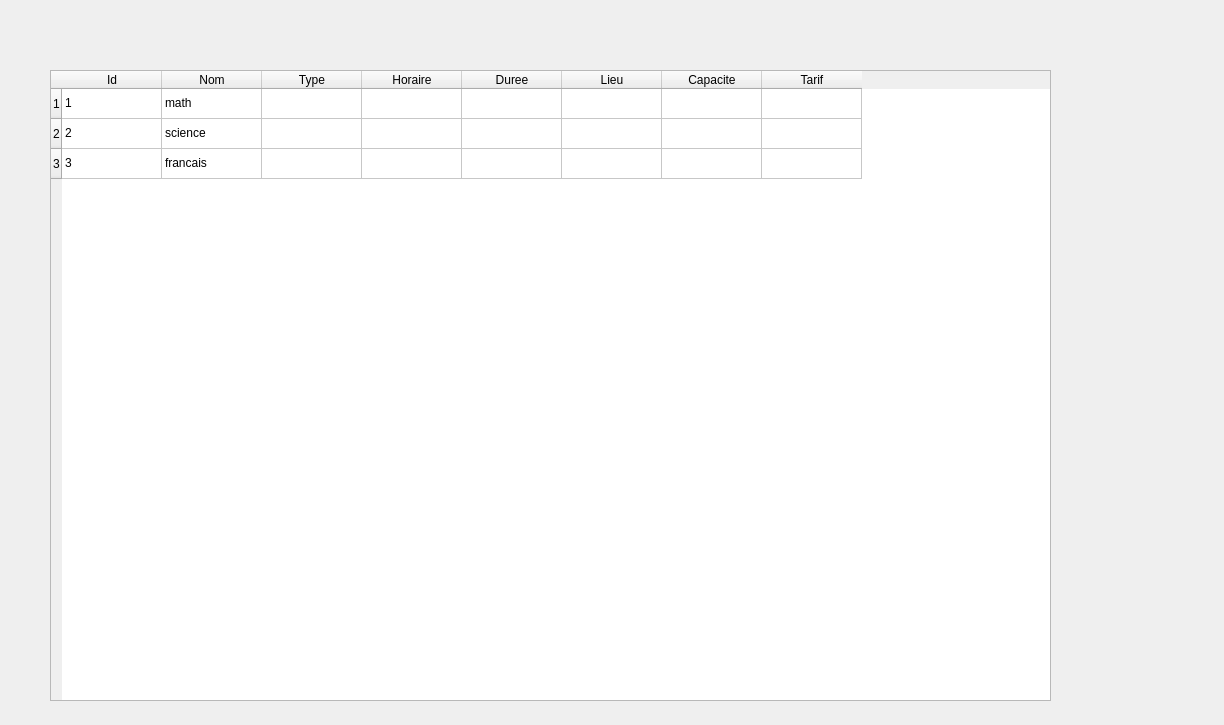
<?xml version="1.0" encoding="UTF-8"?>
<ui version="4.0">
 <class>Dialog</class>
 <widget class="QDialog" name="Dialog">
  <property name="geometry">
   <rect>
    <x>0</x>
    <y>0</y>
    <width>1224</width>
    <height>725</height>
   </rect>
  </property>
  <property name="windowTitle">
   <string>Dialog</string>
  </property>
  <widget class="QTableWidget" name="tableWidget">
   <property name="geometry">
    <rect>
     <x>50</x>
     <y>70</y>
     <width>1001</width>
     <height>631</height>
    </rect>
   </property>
   <property name="rowCount">
    <number>3</number>
   </property>
   <property name="columnCount">
    <number>8</number>
   </property>
   <row/>
   <row/>
   <row/>
   <column>
    <property name="text">
     <string>Id</string>
    </property>
   </column>
   <column>
    <property name="text">
     <string>Nom</string>
    </property>
   </column>
   <column>
    <property name="text">
     <string>Type</string>
    </property>
   </column>
   <column>
    <property name="text">
     <string>Horaire</string>
    </property>
   </column>
   <column>
    <property name="text">
     <string>Duree</string>
    </property>
   </column>
   <column>
    <property name="text">
     <string>Lieu</string>
    </property>
   </column>
   <column>
    <property name="text">
     <string>Capacite</string>
    </property>
   </column>
   <column>
    <property name="text">
     <string>Tarif</string>
    </property>
   </column>
   <item row="0" column="0">
    <property name="text">
     <string>1</string>
    </property>
   </item>
   <item row="0" column="1">
    <property name="text">
     <string>math</string>
    </property>
   </item>
   <item row="1" column="0">
    <property name="text">
     <string>2</string>
    </property>
   </item>
   <item row="1" column="1">
    <property name="text">
     <string>science</string>
    </property>
   </item>
   <item row="2" column="0">
    <property name="text">
     <string>3</string>
    </property>
   </item>
   <item row="2" column="1">
    <property name="text">
     <string>francais</string>
    </property>
   </item>
  </widget>
 </widget>
 <resources/>
 <connections/>
</ui>
